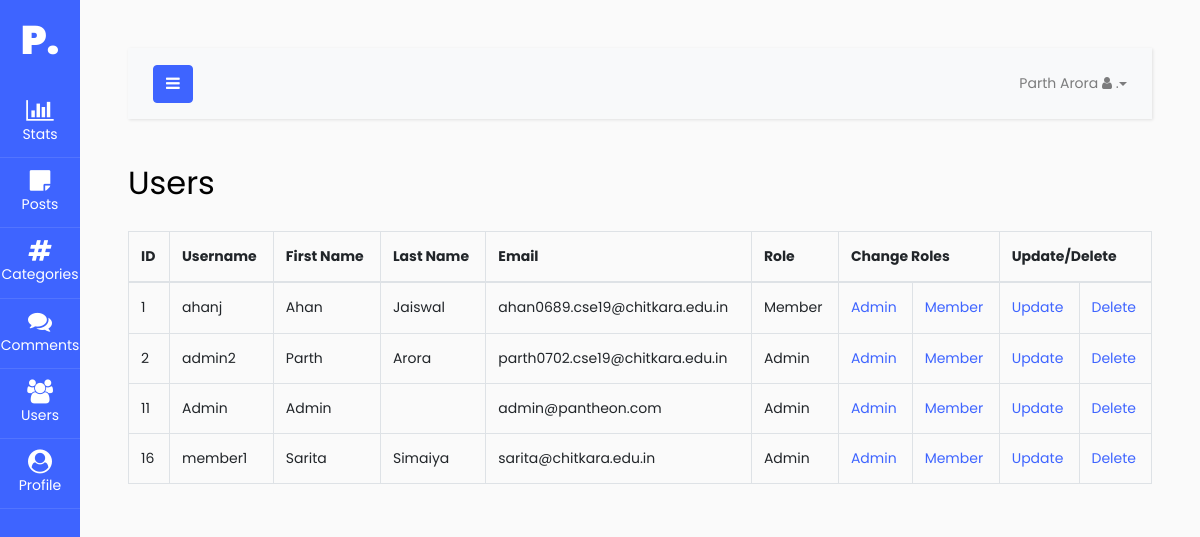
Screenshot of /admin/users.php (signed in) with the database file from the repository.
### tables this page shows
CREATE TABLE `users` (
  `user_id` int(3) NOT NULL,
  `user_name` varchar(255) NOT NULL,
  `user_password` varchar(255) NOT NULL,
  `user_fname` varchar(255) NOT NULL,
  `user_lname` varchar(255) NOT NULL,
  `user_email` varchar(255) NOT NULL,
  `user_image` varchar(255) NOT NULL DEFAULT 'comment.png',
  `user_role` varchar(255) NOT NULL DEFAULT 'Member',
  `randSalt` varchar(255) NOT NULL
);

### admin/root/view_users.php (the view, shortened to what this page needs)
<table class="table table-bordered table-hover">
                            <thead>
                                <tr>
                                    <th>ID</th>
                                    <th>Username</th>
                                    <th>First Name</th>
                                    <th>Last Name</th>
                                    <th>Email</th>
                                    <th>Role</th>
                                    <th colspan="2">Change Roles</th>
                                    <th colspan="2">Update/Delete</th>
                                </tr>
                            </thead>
                            <tbody>
                            <?php
                            $query = "SELECT * FROM users";
                            $select_users = mysqli_query($connection,$query);
                            while($row = mysqli_fetch_assoc($select_users)) {
                                $user_id = $row['user_id'];
                                $user_name = $row['user_name'];
                                $user_fname = $row['user_fname'];
                                $user_lname = $row['user_lname'];
                                $user_email = $row['user_email'];
                                $user_role = $row['user_role'];
                                echo "<tr>";
                                echo "<td>$user_id</td>";
                                echo "<td>$user_name</td>";
                                echo "<td>$user_fname</td>";
                                echo "<td>$user_lname</td>";
                                echo "<td>$user_email</td>";
                                echo "<td>$user_role</td>";
                                echo "<td><a href='users.php?approve={$user_id}'>Admin</a></td>";
                                echo "<td><a href='users.php?unapprove={$user_id}'>Member</a></td>";
                                echo "<td><a href='users.php?source=update_users&p_id={$user_id}'>Update</a></td>";
                                echo "<td><a href='users.php?delete={$user_id}'>Delete</a></td>";
                                echo "</tr>";
                            }
                            ?>
                            </tbody>
                        </table>

### rows the page displays
users: user_id "1", user_name "ahanj", user_fname "Ahan", user_lname "Jaiswal", user_email "ahan0689.cse19@chitkara.edu.in", user_role "Member"
users: user_id "2", user_name "admin2", user_fname "Parth", user_lname "Arora", user_email "parth0702.cse19@chitkara.edu.in", user_role "Admin"
users: user_id "11", user_name "Admin", user_fname "Admin", user_email "admin@pantheon.com", user_role "Admin"
users: user_id "16", user_name "member1", user_fname "Sarita", user_lname "Simaiya", user_email "sarita@chitkara.edu.in", user_role "Admin"

### other values shown
$_SESSION['user_fname'] "Parth"
$_SESSION['user_lname'] "Arora"
